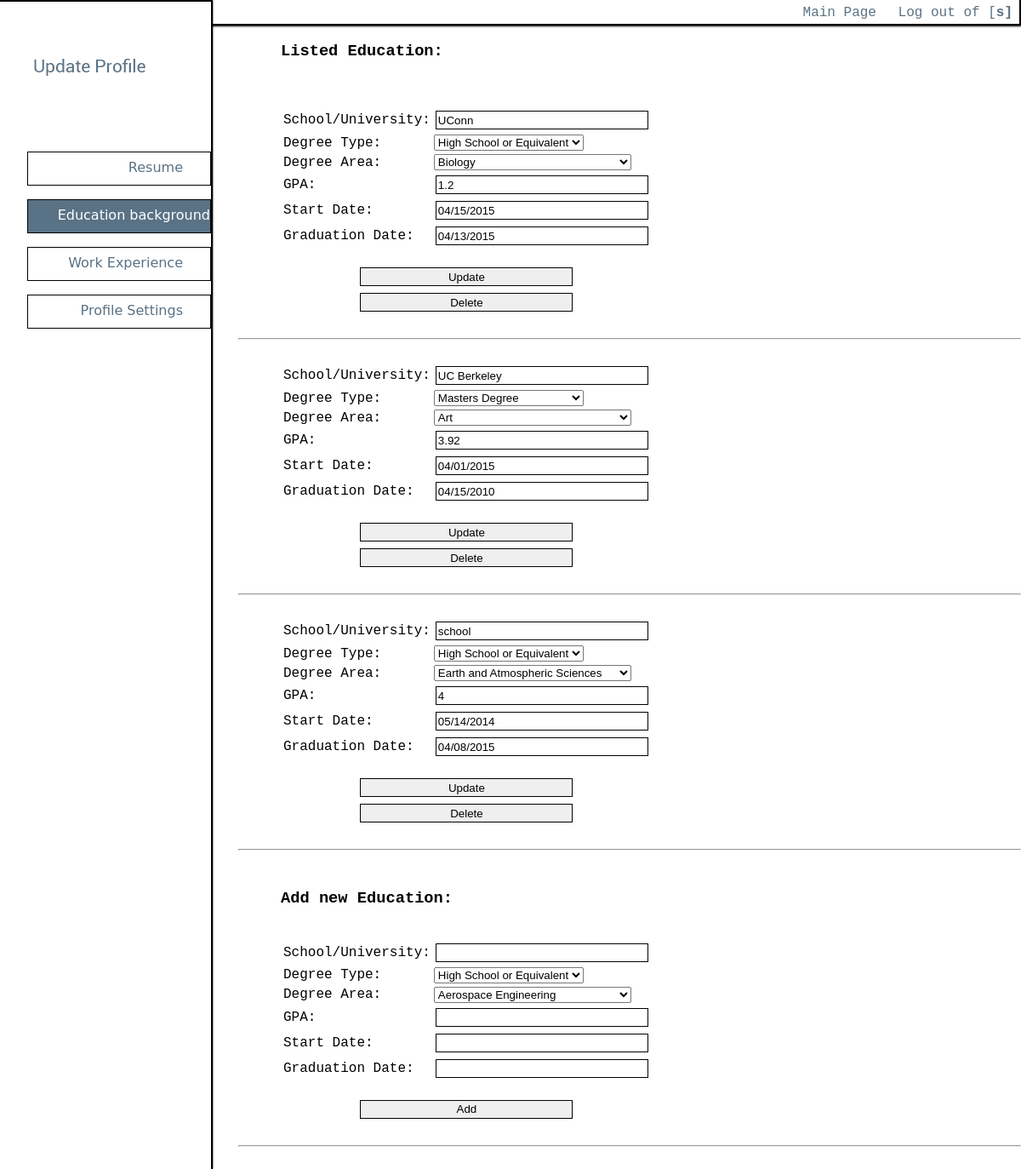
/MainPage/Profile/Update_Edu.php (signed in), run on the app's committed database.
### tables this page shows
CREATE TABLE `education` (
  `EduID` int(11) NOT NULL AUTO_INCREMENT,
  `EducationUniversity` varchar(45) NOT NULL COMMENT 'ResumeID FK',
  `EducationDegreeType` varchar(45) NOT NULL,
  `EducationDegreeArea` varchar(45) NOT NULL,
  `EducationGPA` double NOT NULL,
  `EducationStartDate` varchar(45) NOT NULL,
  `EducationGradDate` varchar(45) DEFAULT NULL,
  `UserId` varchar(45) NOT NULL,
  PRIMARY KEY (`EduID`,`EducationUniversity`,`EducationDegreeType`,`EducationDegreeArea`,`UserId`),
  UNIQUE KEY `EduID_UNIQUE` (`EduID`),
  KEY `UserID_idx` (`UserId`),
  CONSTRAINT `seeker` FOREIGN KEY (`UserId`) REFERENCES `seeker` (`UserName`) ON DELETE NO ACTION ON UPDATE NO ACTION
);

### MainPage/Profile/Update_Edu.php (the view, shortened to what this page needs)
 <!doctype html>
<html>
<head>
<link href="../stylesheet_main.css" rel="stylesheet" type="text/css" >
<link href="jquery-ui.css" rel="stylesheet">
</head>
<body>
<header>
<div class="topbar">
  <div class="navbutton">
    <nav>
         	<a class="topbutton" href="../Main_Page.php">Main Page</a>
            <a class="topbutton" href = "../../login/logout.php">Log out of [<b><?php echo "". $_SESSION['login_user'];?>]</b></a>
    </nav>
  </div>
</div>
<div class="sidebar">
  <h1><img src="../../MainPage_img/Update Profile.png"></h1>
  <div class="navbutton">
    <nav>
      <a class="side_button" href="Update_Resume.php">Resume</a>
      <a class="side_button_select">Education background</a>
      <a class="side_button" href="Update_Exp.php">Work Experience</a>
	  <a class="side_button" href="User_Settings.php">Profile Settings</a>
    </nav>
  </div>
</div>
</header>
<div class = "content">
<h3 class = "contentHeader">Listed Education:</h3><br><br>
<?php
	$sql = "SELECT * FROM education WHERE UserID = '".  $_SESSION['login_user'].
		"' ;";
    $conn = new mysqli($address, $username, $password, $database);
	 if ($conn->connect_error) {
        die("Connection failed: " . $conn->connect_error);
    } else {
	    $result = $conn->query($sql);
		if (!$result) {
		    echo "<b>database result error</b>";
			exit;
		} else {
		$degreeAreas = array(
		"Aerospace Engineering",
		"Applied Physiology"
		,"ArchitectureBuilding Construction",
		"Art",
		"ArtsEconomics History",
		"Biology",
		"Biomedical Engineering",
		"Biomolecular Engineering",
		"Business",
		"Chemical Engineering",
		"ChemistryBiochemistry",
		"City and Regional Planning",
		"Civil Engineering",
		"Communication",
		"Computer Engineering",
		"Computer Science",
		"Earth and Atmospheric Sciences",
		"Electrical Engineering",
		"Industrial and Systems Engineering",
		"Industrial Design",
		"International Affairs",
		"Literature",
		"Materials Science and Engineering",
		"Mathematics",
		"Mechanical Engineering",
		"Modern Languages",
		"Music",
		"Physics",
		"Psychology",
		"Public Policy",
		"Textile Engineering"
		);
		$degreeTypes = array(
		"High School or Equivalent",
		"Associate Degree",
		"Bachelors Degree",
		"Masters Degree",
		"Doctorate"
		);
		  while($row = $result->fetch_assoc())
			{
			echo "<div style='padding-left:50px; padding-right:100px;'><form method ='post' action='submitEduUpdate.php'>";
			echo "<table border='0'><tr>";
			echo "<td>School/University: </td>";
			echo '<td><input name="edu" value = "'.$row["EducationUniversity"].'"> </input></td></tr>';
			echo "<tr>";
			echo "<td>Degree Type:</td> <td><select name = 'degType'>";
				foreach($degreeTypes as $type){
				echo "<option value='".$type."' ";
					if($type == $row["EducationDegreeType"]) echo " selected";
				echo ">".$type."</option>";
				}
			echo "</select></td></tr>";
			echo "<tr>";
			echo "<td>Degree Area:</td><td> <select name = 'degArea'>";
			foreach($degreeAreas as $type){
				echo "<option value='".$type."' ";
					if($type == $row["EducationDegreeArea"]) echo " selected";
				echo ">".$type."</option>";
				}
			echo "</select></td></tr>";
			echo "<tr>";
			echo "<td>GPA: </td><td>";
			echo '<input  name = "gpa" value = "'.$row["EducationGPA"].'"> </input></td></tr>';
			echo "<tr><td>Start Date: </td><td>";
			echo '<input name = "start" class = "datepicker" value = "'.$row["EducationStartDate"].'" readonly> </input></td></tr>';
			echo "<tr><td>Graduation Date: </td><td>";
			echo '<input name = "grad" class = "datepicker" value = "'.$row["EducationGradDate"].'" readonly> </input></td></tr>';
			echo "<tr><td colspan='2' align='center'><br><input  type='submit' name = 'update' value = 'Update'></td></tr>";
			echo "<tr><td colspan='2' align='center'><input  type='submit' name = 'delete' value = 'Delete'></td></tr>";
			echo "</table></form></div><br><hr><br>";
			}
		}
	}
?>
<h3 class = "contentHeader">Add new Education:</h3><br>
			<div style='padding-left:50px; padding-right:100px;'><form method ='post' action='submitEduUpdate.php'>
			<table border='0'><tr>
			<td>School/University: </td><td><input name="edu"> </input></td></tr>
			<tr>
			<td>Degree Type:</td> <td><select name = 'degType'>
			<?php
				foreach($degreeTypes as $type){
				echo "<option value='".$type."' ";
					if($type == $row["EducationDegreeType"]) echo " selected";
				echo ">".$type."</option>";
				}
			echo "</select></td></tr>";
			echo "<tr>";
			echo "<td>Degree Area:</td><td> <select name = 'degArea'>";
			foreach($degreeAreas as $type){
				echo "<option value='".$type."' ";
					if($type == $row["EducationDegreeArea"]) echo " selected";
				echo ">".$type."</option>";
				}
			echo "</select></td></tr>";
			?>
			<tr><td>GPA:</td><td> <input  name = "gpa" > </input></td></tr>
			<tr><td>Start Date: </td><td>
			<input name = "start" class = "datepicker" readonly> </input></td></tr>
			<tr><td>Graduation Date: </td><td>
			<input name = "grad" class = "datepicker"  readonly> </input></td></tr>
			<tr><td colspan='2' align='center'><br><input  type='submit' name = 'add' value = 'Add'></td></tr>
			</table></form></div><br><hr><br>
</div>
</body>
</html>

### MainPage/stylesheet_main.css (style rules this page uses)
* { -webkit-box-sizing: border-box; -moz-box-sizing: border-box; box-sizing: border-box; }
body { overflow-x: hidden; margin: 0; -moz-transition: opacity .25s ease-in-out, background .25s ease-in-out; -webkit-transition: opacity .25s ease-in-out, background .25s ease-in-out; font-family:Consolas, "Andale Mono", "Lucida Console", "Lucida Sans Typewriter", Monaco, "Courier New", monospace; }
.topbar { background-color: white; opacity: 1; }
.sidebar { background-color: white; opacity: 1; }
h1 { font-family:Consolas, "Andale Mono", "Lucida Console", "Lucida Sans Typewriter", Monaco, "Courier New", monospace; font-size: 2em; }
.topbar { text-align:right; height: 30px; z-index: 0; top: 0px; border-bottom: 2px solid black; border-right: 2px solid black; padding: 0em; margin-left: 0em; box-shadow: 0px 1px 2px black; }
.topbar a { margin: 0.5em; }
.topbar,nav { padding-top:0.2em; }
.sidebar { display: block; width: 250px; height: 100%; position: fixed; left: 0px; top: 0px; z-index: 100; border-right: 2px solid black; border-top: 2px solid black; padding-left: 2em; box-shadow: 0px 0px 2px black; background-color: white; }
.side_button { height: 40px; text-align:right; display: block; border: thin solid; border-color: black; position: relative; padding-right: 2em; padding-top:0.5em; margin-bottom: 1em; text-decoration:none; -webkit-transition: all .5s ease-out; -moz-transition: all .2s ease-out; -ms-transition: all .2s ease-out; transition: all .2s ease-out; font-family:"Lucida Grande", "Lucida Sans Unicode", "Lucida Sans", "DejaVu Sans", Verdana, sans-serif; font-size:16px; color:#5a7285; background-color:white; }
.side_button_select { height: 40px; text-align:right; display: block; border: thin solid; border-color: black; position: relative; padding-right: 0em; padding-top:0.5em; padding-bottom: 0.5em; margin-bottom: 1em; -webkit-transition: all .5s ease-out; -moz-transition: all .5s ease-out; -ms-transition: all .5s ease-out; transition: all .5s ease-out; font-family:"Lucida Grande", "Lucida Sans Unicode", "Lucida Sans", "DejaVu Sans", Verdana, sans-serif; font-size:16px; color:white; background-color:#5a7285; }
.topbutton { color:#5a7285; text-decoration:none; }
.content { padding-left: 280px; }
.contentHeader { padding-left: 50px; }
option { width: 233px; }
#centered_inputs select,input { width: 250px; border: 1px solid #000; padding: 2px; margin: 2px; height: 22px; -moz-box-sizing: border-box; -webkit-box-sizing: border-box; box-sizing: border-box; }

### data on the page
education: edu "UConn", degType "High School or Equivalent", degArea "Biology", gpa "1.2", start "04/15/2015", grad "04/13/2015"
education: edu "UC Berkeley", degType "Masters Degree", degArea "Art", gpa "3.92", start "04/01/2015", grad "04/15/2010"
education: edu "school", degType "High School or Equivalent", degArea "Earth and Atmospheric Sciences", gpa "4", start "05/14/2014", grad "04/08/2015"

### other printed values
$_SESSION['login_user'] "s"
form field degType "High School or Equivalent"
form field degArea "Aerospace Engineering"
